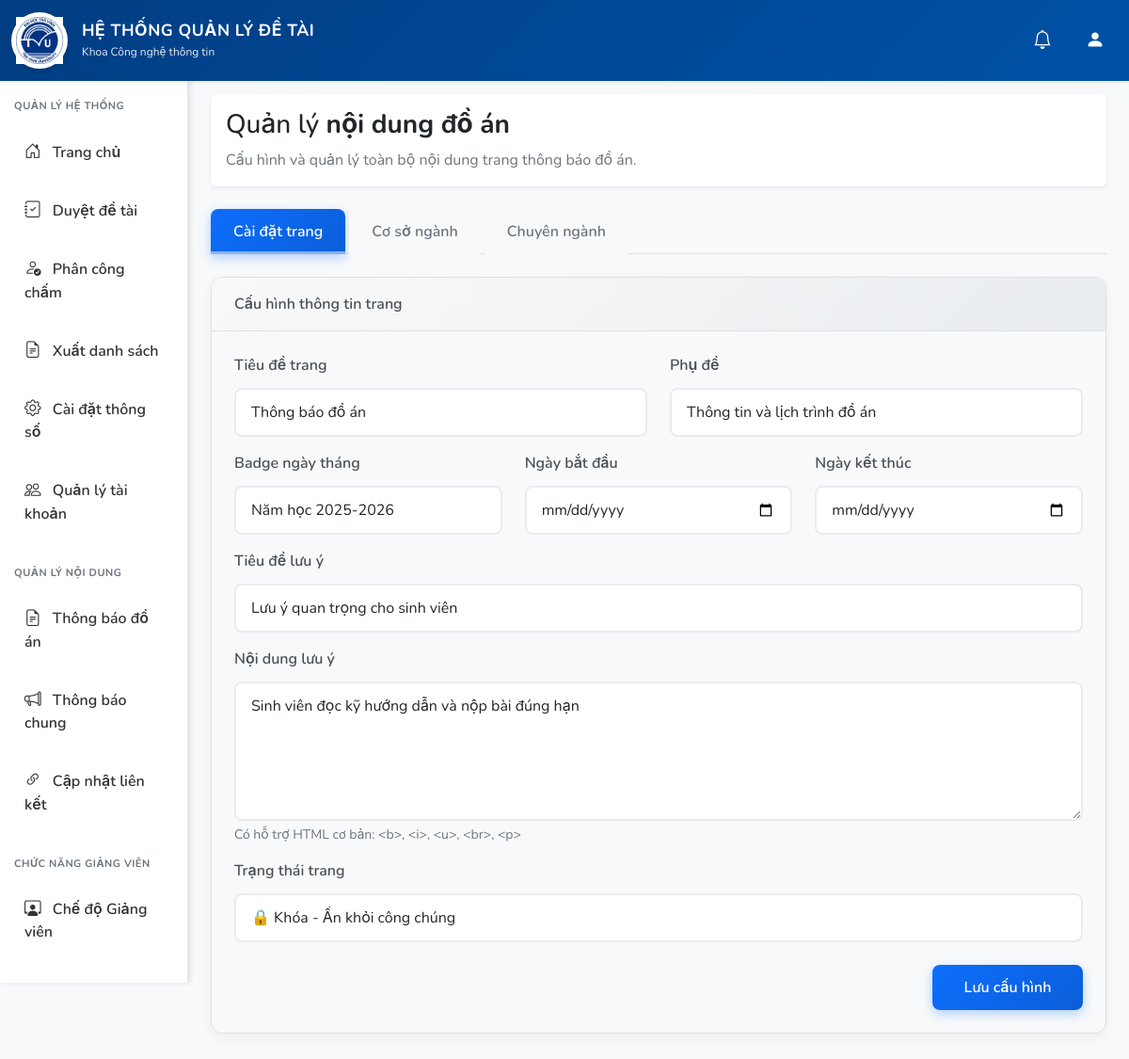
The app's page /lanh_dao/quan_ly_noi_dung_do_an.php (signed in) with its own data.
### tables this page shows
CREATE TABLE `thong_bao_do_an_content` (
  `id` int(11) NOT NULL,
  `page_title` varchar(500) DEFAULT 'Thông báo đồ án',
  `subtitle` text DEFAULT NULL,
  `date_badge` varchar(100) DEFAULT NULL,
  `trang_thai` enum('mo','khoa') NOT NULL DEFAULT 'mo',
  `ngay_bat_dau` date DEFAULT NULL,
  `ngay_ket_thuc` date DEFAULT NULL,
  `created_at` timestamp NOT NULL DEFAULT current_timestamp(),
  `updated_at` timestamp NOT NULL DEFAULT current_timestamp() ON UPDATE current_timestamp()
);

CREATE TABLE `thong_bao_do_an_notice` (
  `id` int(11) NOT NULL,
  `tieu_de` varchar(500) NOT NULL,
  `noi_dung` text DEFAULT NULL,
  `trang_thai` enum('mo','khoa') NOT NULL DEFAULT 'mo',
  `created_at` timestamp NOT NULL DEFAULT current_timestamp(),
  `updated_at` timestamp NOT NULL DEFAULT current_timestamp() ON UPDATE current_timestamp()
);

### config/database.php (called while the page is built, shortened)
<?php
class Database
{
    private static $instance = null;
    private $conn;
    private function connect()
    {
        $dsn = "mysql:host=" . DB_HOST . ";port=" . DB_PORT . ";dbname=" . DB_NAME . ";charset=" . DB_CHARSET;
        $options = [
            PDO::ATTR_ERRMODE => PDO::ERRMODE_EXCEPTION,
            PDO::ATTR_DEFAULT_FETCH_MODE => PDO::FETCH_ASSOC,
            PDO::ATTR_EMULATE_PREPARES => false,
        ];
        try {
            $this->conn = new PDO($dsn, DB_USER, DB_PASS, $options);
            $this->conn->exec("SET NAMES utf8mb4");
        } catch (PDOException $e) {
            if (DB_USER !== 'root') {
                try {
                    $this->conn = new PDO($dsn, 'root', '', $options);
                    $this->conn->exec("SET NAMES utf8mb4");
                    return;
                } catch (PDOException $ex) {
                }
            }
            error_log("Database Connection Error: " . $e->getMessage());
            throw new Exception("Không thể kết nối đến database: " . $e->getMessage());
        } catch (Exception $e) {
            error_log("Database Error: " . $e->getMessage());
            throw new Exception("Lỗi database: " . $e->getMessage());
        }
    }
    public static function getInstance()
    {
        if (self::$instance === null) {
            self::$instance = new self();
        }
        return self::$instance;
    }
    public function getConnection()
    {
        if ($this->conn === null) {
            $this->connect();
        } else {
            try {
                $this->conn->query('SELECT 1');
            } catch (PDOException $e) {
                if (stripos($e->getMessage(), '2006') !== false || stripos($e->getMessage(), 'gone away') !== false) {
                    error_log("Database connection lost, reconnecting...");
                    $this->connect();
                } else {
                    throw new Exception("Lỗi kết nối database: " . $e->getMessage());
                }
            }
        }
        return $this->conn;
    }
}

### models/BaseModel.php (called while the page is built, shortened)
<?php
class BaseModel {
    protected $db;
    public function __construct() {
        $this->db = Database::getInstance()->getConnection();
    }
    public function queryOne($sql, $params = []) {
        $stmt = $this->db->prepare($sql);
        $stmt->execute($params);
        return $stmt->fetch();
    }
}

### models/ThongBaoDoAnModel.php (called while the page is built, shortened)
<?php
require_once 'BaseModel.php';
class ThongBaoDoAnModel extends BaseModel {
    protected $table = 'thong_bao_do_an_content';
    public function getPageContent() {
        $sql = "SELECT * FROM {$this->table} LIMIT 1";
        return $this->queryOne($sql);
    }
    public function getNoticeForAdmin() {
        $sql = "SELECT * FROM thong_bao_do_an_notice ORDER BY id DESC LIMIT 1";
        return $this->queryOne($sql);
    }
}

### lanh_dao/quan_ly_noi_dung_do_an.php (the view, shortened to what this page needs)
<?php
$contentModel = new ThongBaoDoAnModel();
$pageContent = $contentModel->getPageContent() ?: [];
$notice = $contentModel->getNoticeForAdmin() ?: [];
include_once __DIR__ . '/../includes/header.php';
?>
<div class="container-fluid">
    <div class="row">
        <?php include_once __DIR__ . '/includes/sidebar_lanh_dao.php'; ?>
        <div class="col-md-10 p-4">
            <div class="card mb-4 fade-in-up border-0 shadow-sm">
                <div class="card-body">
                    <div class="row align-items-center">
                        <div class="col-md-8">
                            <h3 class="mb-2 text-dark">
                                Quản lý <strong>nội dung đồ án</strong>
                            </h3>
                            <p class="mb-0 text-muted">
                                Cấu hình và quản lý toàn bộ nội dung trang thông báo đồ án.
                            </p>
                        </div>
                    </div>
                </div>
            </div>
            <ul class="nav nav-tabs mb-4" role="tablist">
                <li class="nav-item">
                    <a class="nav-link active" data-bs-toggle="tab" href="#page-settings" role="tab">
                        Cài đặt trang
                    </a>
                </li>
                <li class="nav-item">
                    <a class="nav-link" data-bs-toggle="tab" href="#co-so-nganh" role="tab">
                        Cơ sở ngành
                    </a>
                </li>
                <li class="nav-item">
                    <a class="nav-link" data-bs-toggle="tab" href="#chuyen-nganh" role="tab">
                        Chuyên ngành
                    </a>
                </li>
            </ul>
            <div class="tab-content">
                <div class="tab-pane fade show active fade-in-up" id="page-settings" role="tabpanel"
                    aria-labelledby="page-settings-tab">
                    <div class="card-modern">
                        <div class="card-header-modern d-flex align-items-center">
                            Cấu hình thông tin trang
                        </div>
                        <div class="card-body-modern">
                            <form method="POST">
                                <div class="row">
                                    <div class="col-md-6 mb-3">
                                        <label class="form-label form-label-modern">Tiêu đề trang</label>
                                        <input type="text" class="form-control form-control-modern" name="page_title"
                                            value="<?= htmlspecialchars($pageContent['page_title'] ?? '') ?>" required>
                                    </div>
                                    <div class="col-md-6 mb-3">
                                        <label class="form-label form-label-modern">Phụ đề</label>
                                        <input type="text" class="form-control form-control-modern" name="subtitle"
                                            value="<?= htmlspecialchars($pageContent['subtitle'] ?? '') ?>">
                                    </div>
                                </div>
                                <div class="row">
                                    <div class="col-md-4 mb-3">
                                        <label class="form-label form-label-modern">Badge ngày tháng</label>
                                        <input type="text" class="form-control form-control-modern" name="date_badge"
                                            value="<?= htmlspecialchars($pageContent['date_badge'] ?? '') ?>"
                                            placeholder="VD: Năm học 2024-2025">
                                    </div>
                                    <div class="col-md-4 mb-3">
                                        <label class="form-label form-label-modern">Ngày bắt đầu</label>
                                        <input type="date" class="form-control form-control-modern" name="ngay_bat_dau"
                                            value="<?= $pageContent['ngay_bat_dau'] ?? '' ?>">
                                    </div>
                                    <div class="col-md-4 mb-3">
                                        <label class="form-label form-label-modern">Ngày kết thúc</label>
                                        <input type="date" class="form-control form-control-modern" name="ngay_ket_thuc"
                                            value="<?= $pageContent['ngay_ket_thuc'] ?? '' ?>">
                                    </div>
                                </div>
                                <div class="mb-3">
                                    <label class="form-label form-label-modern">Tiêu đề lưu ý</label>
                                    <input type="text" class="form-control form-control-modern" name="notice_tieu_de"
                                        value="<?= htmlspecialchars($notice['tieu_de'] ?? '') ?>">
                                </div>
                                <div class="mb-3">
                                    <label class="form-label form-label-modern">Nội dung lưu ý</label>
                                    <textarea class="form-control form-control-modern" name="notice_noi_dung" rows="5"><?= htmlspecialchars($notice['noi_dung'] ?? '') ?></textarea>
                                    <div class="form-text">
                                        Có hỗ trợ HTML cơ bản: &lt;b&gt;, &lt;i&gt;, &lt;u&gt;, &lt;br&gt;, &lt;p&gt;
                                    </div>
                                </div>
                                <div class="mb-4">
                                    <label class="form-label form-label-modern">Trạng thái trang</label>
                                    <select class="form-control form-control-modern" name="trang_thai">
                                        <option value="khoa" <?= ($pageContent['trang_thai'] ?? '') === 'khoa' ? 'selected' : '' ?>>
                                            🔒 Khóa - Ẩn khỏi công chúng
                                        </option>
                                    </select>
                                </div>
                                <div class="d-flex justify-content-end">
                                    <button type="submit" class="btn btn-modern btn-primary-modern btn-form-submit">
                                        Lưu cấu hình
                                    </button>
                                </div>
                            </form>
                        </div>
                    </div>
                </div>
            </div>
        </div>
    </div>
    </body>
    </html>

### assets/css/style.css (style rules this page uses)
:root { --primary-color: #003d82; --secondary-color: #0052a8; --success-color: #1cc88a; --danger-color: #e74a3b; --warning-color: #f6c23e; --info-color: #36b9cc; --light-color: #f8f9fc; --dark-color: #5a5c69; }
body { font-family: 'Nunito', sans-serif; background-color: #f8f9fc; min-height: 100vh; display: flex; flex-direction: column; }
.col-md-10.p-4 { margin-left: 16.666667%; }
.card { border: none; border-radius: 10px; box-shadow: 0 2px 8px rgba(0,0,0,0.08); transition: all 0.3s ease; }
.btn { font-weight: 600; border-radius: 5px; padding: 0.5rem 1.25rem; transition: all 0.3s ease; }
.form-control, .form-select { border: 1px solid #d1d3e2; border-radius: 5px; padding: 0.6rem 0.75rem; }
.form-label { font-weight: 600; color: var(--dark-color); margin-bottom: 0.5rem; }
.fade-in-up { animation: fadeInUp 0.5s ease-out; }

### lanh_dao/assets/simple-admin.css (style rules this page uses)
* { box-sizing: border-box; }
body { font-family: 'Nunito', -apple-system, BlinkMacSystemFont, sans-serif; background-color: #f8f9fa; color: #333; }
.card { border: 1px solid #dee2e6; border-radius: 0.375rem; box-shadow: 0 0.125rem 0.25rem rgba(0, 0, 0, 0.075); margin-bottom: 1.5rem; }
.card-body { padding: 1rem; }
.form-label { font-weight: 600; color: #495057; margin-bottom: 0.5rem; }
.form-control, .form-select { border: 1px solid #ced4da; border-radius: 0.375rem; padding: 0.375rem 0.75rem; font-size: 1rem; line-height: 1.5; }
.form-text { font-size: 0.875rem; color: #6c757d; margin-top: 0.25rem; }
.btn { border: 1px solid transparent; border-radius: 0.375rem; padding: 0.375rem 0.75rem; font-size: 1rem; font-weight: 400; line-height: 1.5; text-decoration: none; cursor: pointer; transition: all 0.15s ease-in-out; display: inline-block; text-align: center; vertical-align: middle; user-select: none; }
.nav-tabs { border-bottom: 1px solid #dee2e6; }
.nav-tabs .nav-link { border: 1px solid transparent; border-top-left-radius: 0.375rem; border-top-right-radius: 0.375rem; padding: 0.5rem 1rem; color: #495057; text-decoration: none; }
.nav-tabs .nav-link.active { color: #495057; background-color: #fff; border-color: #dee2e6 #dee2e6 #fff; }
.text-muted { color: #6c757d !important; }
.mb-0 { margin-bottom: 0 !important; }
.mb-2 { margin-bottom: 0.5rem !important; }
.mb-3 { margin-bottom: 1rem !important; }
.mb-4 { margin-bottom: 1.5rem !important; }
.d-flex { display: flex !important; }
.align-items-center { align-items: center !important; }
.btn:not(:disabled):not(.disabled) { cursor: pointer; }

### lanh_dao/assets/animations.css (style rules this page uses)
.fade-in-up { animation: fadeInUp 0.6s ease-out forwards; }
.card-modern { transition: all 0.3s cubic-bezier(0.4, 0, 0.2, 1); }
html { scroll-behavior: smooth; }

### includes/header.php (style rules this page uses)
.nav-link { border: 2px solid transparent !important; }
body { padding-top: 76px; }

### records on screen
thong_bao_do_an_content: page_title "Thông báo đồ án", subtitle "Thông tin và lịch trình đồ án", date_badge "Năm học 2025-2026", trang_thai "🔒 Khóa - Ẩn khỏi công chúng"
thong_bao_do_an_notice: notice_tieu_de "Lưu ý quan trọng cho sinh viên", notice_noi_dung "Sinh viên đọc kỹ hướng dẫn và nộp bài đúng hạn"
